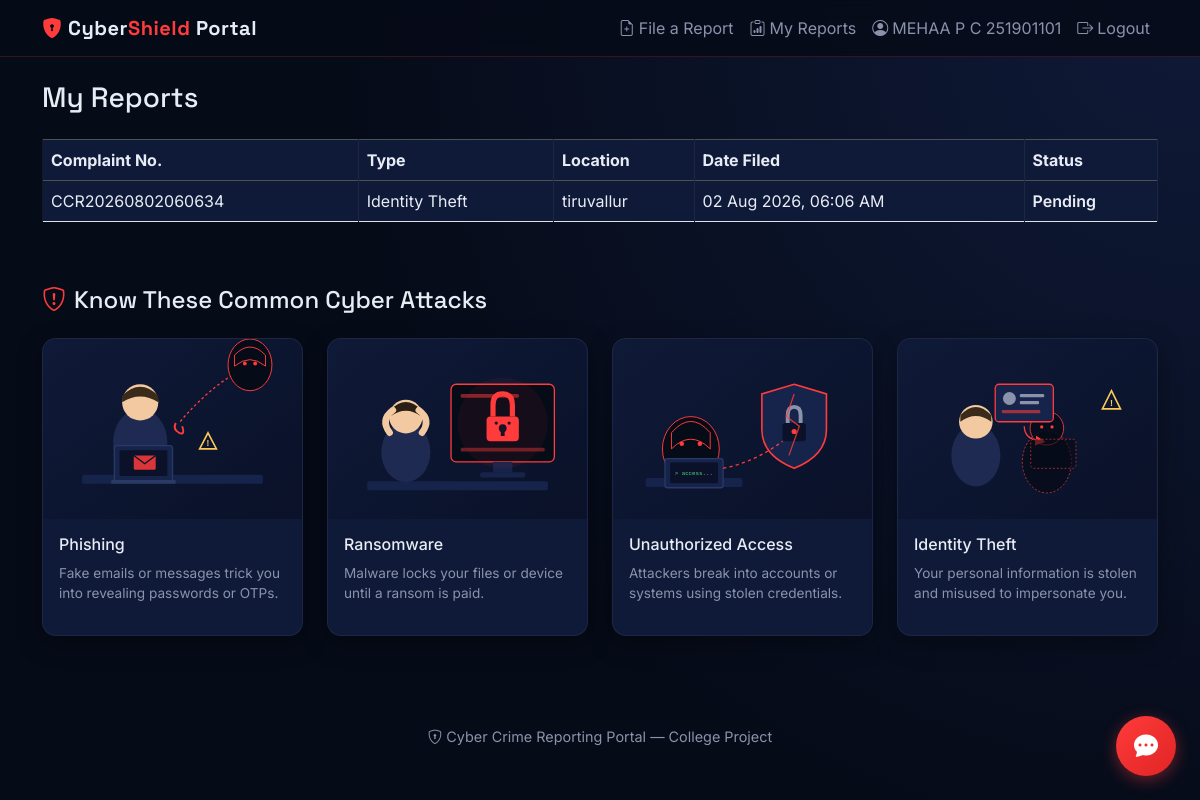
The app's page /my-reports (signed in) with its own data.
### app.py (models this page shows, shortened)
class User(UserMixin, db.Model):
    id = db.Column(db.Integer, primary_key=True)
    name = db.Column(db.String(100), nullable=False)
    email = db.Column(db.String(120), unique=True, nullable=False)
    password_hash = db.Column(db.String(200), nullable=False)
    role = db.Column(db.String(20), default='citizen')
    reports = db.relationship('Report', backref='reporter', lazy=True)

class Report(db.Model):
    id = db.Column(db.Integer, primary_key=True)
    complaint_no = db.Column(db.String(20), unique=True, nullable=False)
    user_id = db.Column(db.Integer, db.ForeignKey('user.id'), nullable=False)
    crime_type = db.Column(db.String(100), nullable=False)
    description = db.Column(db.Text, nullable=False)
    location = db.Column(db.String(200), nullable=False)
    evidence_file = db.Column(db.String(300))
    status = db.Column(db.String(30), default='Pending')
    date_filed = db.Column(db.DateTime, default=datetime.utcnow)

### app.py (the view)
@app.route('/my-reports')
@login_required
def my_reports():
    reports = Report.query.filter_by(user_id=current_user.id).order_by(Report.date_filed.desc()).all()
    return render_template('my_reports.html', reports=reports)

### app.py (called while the page is built)
@login_manager.user_loader
def load_user(user_id):
    return User.query.get(int(user_id))

### templates/my_reports.html (shortened to what this page needs)
{% extends "base.html" %}
{% block content %}
<h3 class="mb-4">My Reports</h3>
{% if reports %}
<div class="table-responsive">
<table class="table table-bordered">
    <thead class="table-dark">
        <tr><th>Complaint No.</th><th>Type</th><th>Location</th><th>Date Filed</th><th>Status</th></tr>
    </thead>
    <tbody>
        {% for r in reports %}
        <tr>
            <td>{{ r.complaint_no }}</td>
            <td>{{ r.crime_type }}</td>
            <td>{{ r.location }}</td>
            <td>{{ r.date_filed.strftime('%d %b %Y, %I:%M %p') }}</td>
            <td class="status-{{ r.status.replace(' ', '-') }}">{{ r.status }}</td>
        </tr>
        {% endfor %}
    </tbody>
</table>
</div>
{% else %}
<div class="alert alert-info">You haven't filed any reports yet. <a href="{{ url_for('report_crime') }}">File one now</a>.</div>
{% endif %}
<div class="mt-5">
    <h4 class="mb-4"><i class="bi bi-shield-exclamation me-2" style="color:#ff3b3b;"></i>Know These Common Cyber Attacks</h4>
    <div class="row g-4">
        <div class="col-md-6 col-lg-3">
            <div class="card h-100 overflow-hidden">
                <img src="{{ url_for('static', filename='img/phishing.svg') }}" alt="Phishing attack" style="width:100%;height:180px;object-fit:cover;">
                <div class="p-3">
                    <h6>Phishing</h6>
                    <p style="color:var(--text-muted);font-size:0.85rem;">Fake emails or messages trick you into revealing passwords or OTPs.</p>
                </div>
            </div>
        </div>
        <div class="col-md-6 col-lg-3">
            <div class="card h-100 overflow-hidden">
                <img src="{{ url_for('static', filename='img/ransomware.svg') }}" alt="Ransomware attack" style="width:100%;height:180px;object-fit:cover;">
                <div class="p-3">
                    <h6>Ransomware</h6>
                    <p style="color:var(--text-muted);font-size:0.85rem;">Malware locks your files or device until a ransom is paid.</p>
                </div>
            </div>
        </div>
        <div class="col-md-6 col-lg-3">
            <div class="card h-100 overflow-hidden">
                <img src="{{ url_for('static', filename='img/hacking.svg') }}" alt="Hacking / unauthorized access" style="width:100%;height:180px;object-fit:cover;">
                <div class="p-3">
                    <h6>Unauthorized Access</h6>
                    <p style="color:var(--text-muted);font-size:0.85rem;">Attackers break into accounts or systems using stolen credentials.</p>
                </div>
            </div>
        </div>
        <div class="col-md-6 col-lg-3">
            <div class="card h-100 overflow-hidden">
                <img src="{{ url_for('static', filename='img/identity_theft.svg') }}" alt="Identity theft" style="width:100%;height:180px;object-fit:cover;">
                <div class="p-3">
                    <h6>Identity Theft</h6>
                    <p style="color:var(--text-muted);font-size:0.85rem;">Your personal information is stolen and misused to impersonate you.</p>
                </div>
            </div>
        </div>
    </div>
</div>
{% endblock %}

### templates/base.html (shortened to what this page needs)
<!DOCTYPE html>
<html lang="en">
<head>
    <link href="https://cdn.jsdelivr.net/npm/bootstrap@5.3.2/dist/css/bootstrap.min.css" rel="stylesheet">
    <link rel="stylesheet" href="https://cdn.jsdelivr.net/npm/bootstrap-icons@1.11.3/font/bootstrap-icons.css">
</head>
<body>
<nav class="navbar navbar-expand-lg">
    <div class="container">
        <a class="navbar-brand" href="{{ url_for('home') }}"><i class="bi bi-shield-lock-fill" style="color:#ff3b3b;"></i> Cyber<span>Shield</span> Portal</a>
        <div class="collapse navbar-collapse" id="navMenu">
            <ul class="navbar-nav ms-auto align-items-lg-center">
                {% if current_user.is_authenticated %}
                    {% if current_user.role == 'admin' %}
                        <li class="nav-item"><a class="nav-link" href="{{ url_for('admin_dashboard') }}"><i class="bi bi-speedometer2 me-1"></i>Admin Dashboard</a></li>
                    {% else %}
                        <li class="nav-item"><a class="nav-link" href="{{ url_for('report_crime') }}"><i class="bi bi-file-earmark-plus me-1"></i>File a Report</a></li>
                        <li class="nav-item"><a class="nav-link" href="{{ url_for('my_reports') }}"><i class="bi bi-clipboard-data me-1"></i>My Reports</a></li>
                    {% endif %}
                    <li class="nav-item"><span class="nav-link text-light"><i class="bi bi-person-circle me-1"></i>{{ current_user.name }}</span></li>
                    <li class="nav-item"><a class="nav-link" href="{{ url_for('logout') }}"><i class="bi bi-box-arrow-right me-1"></i>Logout</a></li>
                {% else %}
                    <li class="nav-item"><a class="nav-link" href="{{ url_for('login') }}">Login</a></li>
                    <li class="nav-item"><a class="btn btn-primary btn-sm ms-lg-2" href="{{ url_for('register') }}">Register</a></li>
                {% endif %}
            </ul>
        </div>
    </div>
</nav>
<div class="container mt-4">
    {% block content %}{% endblock %}
</div>
<footer>
    <p><i class="bi bi-shield-lock"></i> Cyber Crime Reporting Portal &mdash; College Project</p>
</footer>
<button id="chatToggle" style="position:fixed;bottom:24px;right:24px;width:60px;height:60px;border-radius:50%;background:linear-gradient(135deg,#ff3b3b,#e02424);border:none;box-shadow:0 4px 16px rgba(255,59,59,0.4);z-index:1000;color:white;font-size:1.5rem;">
    <i class="bi bi-chat-dots-fill"></i>
</button>
</body>
</html>

### templates/base.html (style rules this page uses)
:root { --navy-900: #060b18; --navy-800: #0a1128; --navy-700: #0f1a38; --navy-600: #16234a; --red-500: #ff3b3b; --red-600: #e02424; --text-light: #e8ecf5; --text-muted: #8a93ab; }
* { box-sizing: border-box; }
body { background: radial-gradient(circle at top right, var(--navy-700), var(--navy-900) 60%); color: var(--text-light); font-family: 'Inter', sans-serif; min-height: 100vh; }
h1, h2, h3, h4, h5, .navbar-brand, .btn { font-family: 'Space Grotesk', sans-serif; }
.navbar { background: rgba(6, 11, 24, 0.85) !important; backdrop-filter: blur(10px); border-bottom: 1px solid rgba(255, 59, 59, 0.2); }
.navbar-brand { font-weight: 700; letter-spacing: 0.5px; color: var(--text-light) !important; }
.navbar-brand span { color: var(--red-500); }
.nav-link { color: var(--text-muted) !important; transition: color 0.2s; }
.card { background: var(--navy-700); border: 1px solid rgba(255, 255, 255, 0.06); border-radius: 14px; color: var(--text-light); box-shadow: 0 8px 24px rgba(0, 0, 0, 0.35); }
.table { color: var(--text-light); }
.table thead.table-dark { background: var(--navy-800); }
.table > :not(caption) > * > * { background: var(--navy-700); color: var(--text-light); border-color: rgba(255,255,255,0.06); }
.status-Pending { color: #ffc857; font-weight: 600; }
footer { padding: 30px 0; text-align: center; color: var(--text-muted); margin-top: 60px; font-size: 0.9rem; }

### records on screen
User: name "MEHAA P C 251901101"
Report: complaint_no "CCR20260802060634", crime_type "Identity Theft", location "tiruvallur", date_filed "02 Aug 2026, 06:06 AM", status "Pending"
